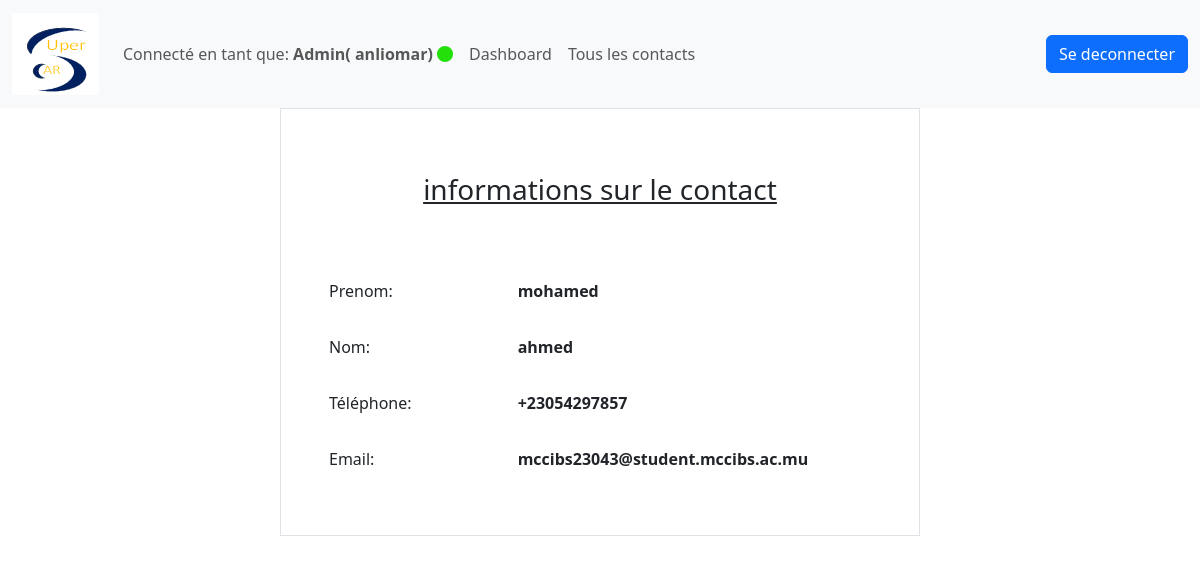
Page /admin/script_php/visualisation/voir_contact.php?id=1 (signed in) on the committed database.
### tables this page shows
CREATE TABLE IF NOT EXISTS `contacts` (
  `IdContact` int NOT NULL AUTO_INCREMENT,
  `Nom` varchar(50) NOT NULL,
  `Prenom` varchar(50) NOT NULL,
  `email` varchar(80) NOT NULL,
  `NumTel` varchar(25) NOT NULL,
  PRIMARY KEY (`IdContact`)
);

### admin/script_php/visualisation/voir_contact.php (the view, shortened to what this page needs)
<?php
    include("../fonctions.php");
    if(isset($_GET["id"])){
        $IdContact = $_GET["id"];
        global $dbd;
        $selection = "SELECT * FROM contacts WHERE IdContact = $IdContact;";
        $curseur = mysqli_query($dbd, $selection);
        if($row = mysqli_fetch_array($curseur)){
            $Nom = $row["Nom"];
            $Prenom = $row["Prenom"];
            $NumTel = $row["NumTel"];
            $email = $row["email"];
        }
    }
?>
<!DOCTYPE html>
<html lang="en">
    <head>
        <link href="https://cdn.jsdelivr.net/npm/bootstrap@5.3.3/dist/css/bootstrap.min.css" rel="stylesheet"
>
        <link rel="stylesheet" href="https://cdnjs.cloudflare.com/ajax/libs/font-awesome/6.5.1/css/all.min.css"
 />
        <link rel="stylesheet" href="../style/dashboard.css">
    </head>
    <body>
        <nav class="navbar navbar-expand-lg bg-body-tertiary sticky-top" id="header">
            <div class="container-fluid">
                <div class="navbar-brand">
                    <img src="../images/logo.png" alt="">
                </div>
                <div class="collapse navbar-collapse" id="navbarText">
                    <ul class="navbar-nav me-auto mb-2 mb-lg-0 text-center navmenu">
                        <li class="nav-item">
                            <div class="nav-link" href="visualiser_essaie.php">Connecté en tant que: <strong><?php echo 'Admin( '. $_SESSION['username']. ')';  ?>  <span><i class="fa-solid fa-circle" style="color: #23e00b;"></i></span></strong></div>
                        </li>
                        <li class="nav-item">
                            <a class="nav-link" href="../index.php">Dashboard</a>
                        </li>
                        <li class="nav-item">
                            <a class="nav-link" href="../crud/contacts_admin.php">Tous les contacts</a>
                        </li>
                    </ul>
                    <span class="navbar-text">
                        <ul class="navbar-nav me-auto mb-2 mb-lg-0 text-center">
                            <li class="nav-item">
                                <form action="" method="POST">
                                    <button class="btn btn-primary" name="deconnexion" type="submit">Se deconnecter</button></
                                </form>
                            </li>
                        </ul>
                    </span>
                </div>
            </div>
        </nav>
        <div class="container" style="max-width: 80vh">
            <div class="row border">
                <div class="col-12 mt-3 p-5">
                    <div class="row">
                        <div class=" mb-5 text-center"><h3><u>informations sur le contact</u></h3></div>
                        <div class=" col-sm-4 com-md-4 col-lg-4 py-3">Prenom:</div>
                        <div class=" col-sm-8 com-md-8 col-lg-8 py-3"><strong><?php echo $Prenom;?></strong></div>
                        <div class=" col-sm-4 com-md-4 col-lg-4 py-3">Nom:</div>
                        <div class=" col-sm-8 com-md-8 col-lg-8 py-3"><strong><?php echo $Nom;?></strong></div>
                        <div class=" col-sm-4 com-md-4 col-lg-4 py-3">Téléphone:</div>
                        <div class=" col-sm-8 com-md-8 col-lg-8 py-3"><strong><?php echo $NumTel;?></strong></div>
                        <div class=" col-sm-4 com-md-4 col-lg-4 py-3">Email:</div>
                        <div class=" col-sm-8 com-md-8 col-lg-8 py-3"><strong><?php echo $email;?></strong></div>
                    </div>
                </div>
            </div>
        </div>
    </body>
</html>

### admin/style/dashboard.css (style rules this page uses)
* { box-sizing: border-box; padding: 0; margin: 0; }
:root { --background-entete: #4A7696; }
a { text-decoration: none; }

### rows in the picture
contacts: Prenom "mohamed", Nom "ahmed", NumTel "+23054297857", email "mccibs23043@student.mccibs.ac.mu"

### other values in the picture
$_SESSION['username'] "anliomar"
